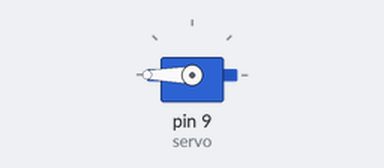
Simulated run of this sketch. Board: Arduino Uno, built with avr-gcc and run on an emulated ATmega328P. On the bench: servo.

Above: at 0.05 s.
Timing chart, 0 to 4.6 s (numbered marks = the images above):
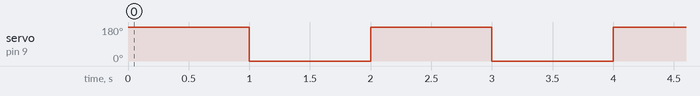

The sketch:

servo_sweep.ino
```cpp
//needs servo downloaded

#include <Servo.h>

Servo servo;

int servoDelay = 1000;
int servoMax = 180;
int servoMin = 0;

void setup() {
  // put your setup code here, to run once:
  servo.attach(9);
}

void loop() {
  // put your main code here, to run repeatedly:
  servo.write(servoMax);
  delay(servoDelay);

  servo.write(servoMin);
  delay(servoDelay);
}
```

Measured:
- by itself, servo on pin 9 (servo): alternates 180° for 1.0 s and 0° for 1.0 s
